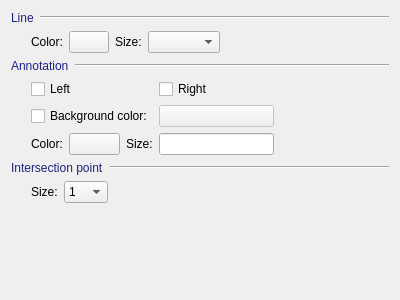
<?xml version="1.0" encoding="UTF-8"?>
<ui version="4.0">
 <class>CXPageSection3DHorizonVis</class>
 <widget class="CXBasePropertyPage" name="CXPageSection3DHorizonVis">
  <property name="geometry">
   <rect>
    <x>0</x>
    <y>0</y>
    <width>400</width>
    <height>300</height>
   </rect>
  </property>
  <property name="windowTitle">
   <string>CXPageSection3DHorizonVis</string>
  </property>
  <layout class="QVBoxLayout" name="verticalLayout">
   <item>
    <layout class="QHBoxLayout" name="horizontalLayout">
     <item>
      <widget class="QLabel" name="label_3">
       <property name="sizePolicy">
        <sizepolicy hsizetype="Fixed" vsizetype="Preferred">
         <horstretch>0</horstretch>
         <verstretch>0</verstretch>
        </sizepolicy>
       </property>
       <property name="styleSheet">
        <string notr="true">color: rgb(29, 32, 136);</string>
       </property>
       <property name="text">
        <string>Line</string>
       </property>
      </widget>
     </item>
     <item>
      <widget class="Line" name="line">
       <property name="orientation">
        <enum>Qt::Horizontal</enum>
       </property>
      </widget>
     </item>
    </layout>
   </item>
   <item>
    <layout class="QGridLayout" name="gridLayout">
     <item row="0" column="5">
      <spacer name="horizontalSpacer">
       <property name="orientation">
        <enum>Qt::Horizontal</enum>
       </property>
       <property name="sizeHint" stdset="0">
        <size>
         <width>112</width>
         <height>20</height>
        </size>
       </property>
      </spacer>
     </item>
     <item row="0" column="2">
      <widget class="CXButtonColorEdit" name="m_colorLine">
       <property name="text">
        <string/>
       </property>
      </widget>
     </item>
     <item row="0" column="3">
      <widget class="QLabel" name="label_2">
       <property name="sizePolicy">
        <sizepolicy hsizetype="Fixed" vsizetype="Preferred">
         <horstretch>0</horstretch>
         <verstretch>0</verstretch>
        </sizepolicy>
       </property>
       <property name="text">
        <string>Size:</string>
       </property>
      </widget>
     </item>
     <item row="0" column="1">
      <widget class="QLabel" name="label">
       <property name="sizePolicy">
        <sizepolicy hsizetype="Fixed" vsizetype="Preferred">
         <horstretch>0</horstretch>
         <verstretch>0</verstretch>
        </sizepolicy>
       </property>
       <property name="text">
        <string>Color:</string>
       </property>
      </widget>
     </item>
     <item row="0" column="4">
      <widget class="CXLineWidthListCombBox" name="m_cbbLineWidth"/>
     </item>
     <item row="0" column="0">
      <spacer name="horizontalSpacer_3">
       <property name="orientation">
        <enum>Qt::Horizontal</enum>
       </property>
       <property name="sizeType">
        <enum>QSizePolicy::Fixed</enum>
       </property>
       <property name="sizeHint" stdset="0">
        <size>
         <width>20</width>
         <height>20</height>
        </size>
       </property>
      </spacer>
     </item>
    </layout>
   </item>
   <item>
    <layout class="QHBoxLayout" name="horizontalLayout_2">
     <item>
      <widget class="QLabel" name="label_4">
       <property name="sizePolicy">
        <sizepolicy hsizetype="Fixed" vsizetype="Preferred">
         <horstretch>0</horstretch>
         <verstretch>0</verstretch>
        </sizepolicy>
       </property>
       <property name="styleSheet">
        <string notr="true">color: rgb(29, 32, 136);</string>
       </property>
       <property name="text">
        <string>Annotation</string>
       </property>
      </widget>
     </item>
     <item>
      <widget class="Line" name="line_2">
       <property name="orientation">
        <enum>Qt::Horizontal</enum>
       </property>
      </widget>
     </item>
    </layout>
   </item>
   <item>
    <layout class="QGridLayout" name="gridLayout_2">
     <item row="2" column="1">
      <widget class="QLabel" name="label_6">
       <property name="sizePolicy">
        <sizepolicy hsizetype="Fixed" vsizetype="Preferred">
         <horstretch>0</horstretch>
         <verstretch>0</verstretch>
        </sizepolicy>
       </property>
       <property name="text">
        <string>Color:</string>
       </property>
      </widget>
     </item>
     <item row="2" column="2">
      <widget class="CXButtonColorEdit" name="m_colorAnn">
       <property name="text">
        <string/>
       </property>
      </widget>
     </item>
     <item row="0" column="0">
      <spacer name="horizontalSpacer_4">
       <property name="orientation">
        <enum>Qt::Horizontal</enum>
       </property>
       <property name="sizeType">
        <enum>QSizePolicy::Fixed</enum>
       </property>
       <property name="sizeHint" stdset="0">
        <size>
         <width>20</width>
         <height>20</height>
        </size>
       </property>
      </spacer>
     </item>
     <item row="0" column="6">
      <spacer name="horizontalSpacer_6">
       <property name="orientation">
        <enum>Qt::Horizontal</enum>
       </property>
       <property name="sizeHint" stdset="0">
        <size>
         <width>40</width>
         <height>20</height>
        </size>
       </property>
      </spacer>
     </item>
     <item row="0" column="1" colspan="2">
      <widget class="QCheckBox" name="m_cbAnnLeft">
       <property name="text">
        <string>Left </string>
       </property>
      </widget>
     </item>
     <item row="1" column="1" colspan="3">
      <widget class="QCheckBox" name="m_cbAnnBkg">
       <property name="text">
        <string>Background color:</string>
       </property>
      </widget>
     </item>
     <item row="2" column="3">
      <widget class="QLabel" name="label_5">
       <property name="sizePolicy">
        <sizepolicy hsizetype="Fixed" vsizetype="Preferred">
         <horstretch>0</horstretch>
         <verstretch>0</verstretch>
        </sizepolicy>
       </property>
       <property name="text">
        <string>Size:</string>
       </property>
      </widget>
     </item>
     <item row="1" column="4">
      <widget class="CXButtonColorEdit" name="m_colorAnnBkg">
       <property name="enabled">
        <bool>false</bool>
       </property>
       <property name="text">
        <string/>
       </property>
      </widget>
     </item>
     <item row="2" column="4">
      <widget class="QLineEdit" name="m_editAnnSize"/>
     </item>
     <item row="0" column="4">
      <widget class="QCheckBox" name="m_cbAnnRight">
       <property name="text">
        <string>Right</string>
       </property>
      </widget>
     </item>
    </layout>
   </item>
   <item>
    <layout class="QHBoxLayout" name="horizontalLayout_3">
     <item>
      <widget class="QLabel" name="label_7">
       <property name="sizePolicy">
        <sizepolicy hsizetype="Fixed" vsizetype="Preferred">
         <horstretch>0</horstretch>
         <verstretch>0</verstretch>
        </sizepolicy>
       </property>
       <property name="styleSheet">
        <string notr="true">color: rgb(29, 32, 136);</string>
       </property>
       <property name="text">
        <string>Intersection point</string>
       </property>
      </widget>
     </item>
     <item>
      <widget class="Line" name="line_3">
       <property name="orientation">
        <enum>Qt::Horizontal</enum>
       </property>
      </widget>
     </item>
    </layout>
   </item>
   <item>
    <layout class="QGridLayout" name="gridLayout_3">
     <item row="0" column="2">
      <widget class="QComboBox" name="m_cbbPointSize">
       <item>
        <property name="text">
         <string>1</string>
        </property>
       </item>
       <item>
        <property name="text">
         <string>2</string>
        </property>
       </item>
       <item>
        <property name="text">
         <string>3</string>
        </property>
       </item>
       <item>
        <property name="text">
         <string>4</string>
        </property>
       </item>
       <item>
        <property name="text">
         <string>5</string>
        </property>
       </item>
       <item>
        <property name="text">
         <string>6</string>
        </property>
       </item>
       <item>
        <property name="text">
         <string>7</string>
        </property>
       </item>
       <item>
        <property name="text">
         <string>8</string>
        </property>
       </item>
       <item>
        <property name="text">
         <string>9</string>
        </property>
       </item>
       <item>
        <property name="text">
         <string>10</string>
        </property>
       </item>
       <item>
        <property name="text">
         <string>11</string>
        </property>
       </item>
       <item>
        <property name="text">
         <string>12</string>
        </property>
       </item>
       <item>
        <property name="text">
         <string>13</string>
        </property>
       </item>
       <item>
        <property name="text">
         <string>14</string>
        </property>
       </item>
       <item>
        <property name="text">
         <string>15</string>
        </property>
       </item>
       <item>
        <property name="text">
         <string>16</string>
        </property>
       </item>
      </widget>
     </item>
     <item row="0" column="1">
      <widget class="QLabel" name="label_10">
       <property name="text">
        <string>Size:</string>
       </property>
      </widget>
     </item>
     <item row="0" column="0">
      <spacer name="horizontalSpacer_5">
       <property name="orientation">
        <enum>Qt::Horizontal</enum>
       </property>
       <property name="sizeType">
        <enum>QSizePolicy::Fixed</enum>
       </property>
       <property name="sizeHint" stdset="0">
        <size>
         <width>20</width>
         <height>20</height>
        </size>
       </property>
      </spacer>
     </item>
     <item row="0" column="3">
      <spacer name="horizontalSpacer_2">
       <property name="orientation">
        <enum>Qt::Horizontal</enum>
       </property>
       <property name="sizeHint" stdset="0">
        <size>
         <width>40</width>
         <height>20</height>
        </size>
       </property>
      </spacer>
     </item>
    </layout>
   </item>
   <item>
    <spacer name="verticalSpacer">
     <property name="orientation">
      <enum>Qt::Vertical</enum>
     </property>
     <property name="sizeHint" stdset="0">
      <size>
       <width>20</width>
       <height>51</height>
      </size>
     </property>
    </spacer>
   </item>
   <item>
    <widget class="QLabel" name="label_8">
     <property name="minimumSize">
      <size>
       <width>20</width>
       <height>20</height>
      </size>
     </property>
     <property name="maximumSize">
      <size>
       <width>20</width>
       <height>20</height>
      </size>
     </property>
     <property name="text">
      <string/>
     </property>
    </widget>
   </item>
   <item>
    <widget class="QLabel" name="label_9">
     <property name="minimumSize">
      <size>
       <width>20</width>
       <height>20</height>
      </size>
     </property>
     <property name="maximumSize">
      <size>
       <width>20</width>
       <height>20</height>
      </size>
     </property>
     <property name="text">
      <string/>
     </property>
    </widget>
   </item>
  </layout>
 </widget>
 <layoutdefault spacing="6" margin="11"/>
 <customwidgets>
  <customwidget>
   <class>CXBasePropertyPage</class>
   <extends>QWidget</extends>
   <header>xbasepropertypage.h</header>
   <container>1</container>
  </customwidget>
  <customwidget>
   <class>CXLineWidthListCombBox</class>
   <extends>QComboBox</extends>
   <header>xlinecomponent.h</header>
  </customwidget>
  <customwidget>
   <class>CXButtonColorEdit</class>
   <extends>QPushButton</extends>
   <header>xbuttoncoloredit.h</header>
  </customwidget>
 </customwidgets>
 <resources/>
 <connections>
  <connection>
   <sender>m_cbAnnBkg</sender>
   <signal>toggled(bool)</signal>
   <receiver>m_colorAnnBkg</receiver>
   <slot>setEnabled(bool)</slot>
   <hints>
    <hint type="sourcelabel">
     <x>107</x>
     <y>121</y>
    </hint>
    <hint type="destinationlabel">
     <x>170</x>
     <y>123</y>
    </hint>
   </hints>
  </connection>
 </connections>
</ui>
